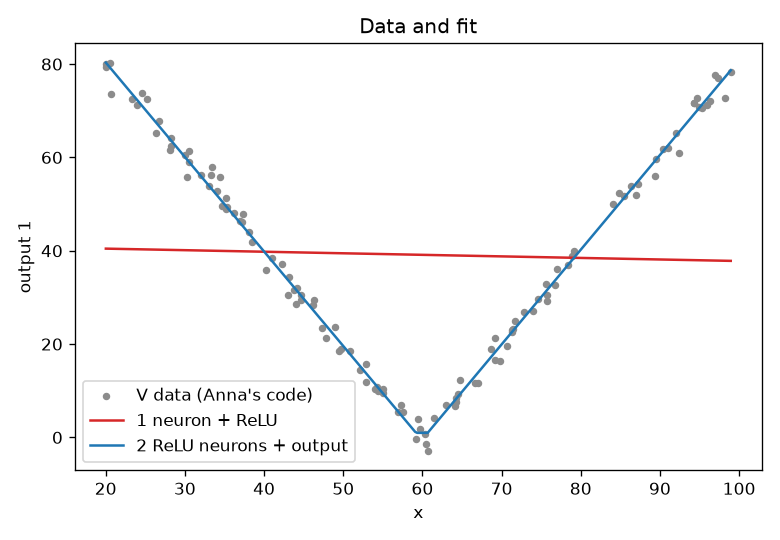

Generate this figure with Python:
"""Fit the V example from Anna's code by gradient descent, with the gradients written out by hand.

Part 1 is a single neuron with ReLU, y = ReLU(m*x_hat + b). It uses the same start, learning rate
and loss as v_fit_5_iterations.xlsx, so epochs 0-4 printed here are the spreadsheet's
iterations 1-5, and epoch 5 is its "after 5" row.

Part 2 is what Anna's site recommends for a V: a hidden layer of 2 ReLU neurons feeding one output
neuron with no activation. Like pressing "Randomize weights" then "Train" again on the site, it
retries from new random weights until one run reaches the V.

Saves v_fit.png (the data with both fits) and v_loss.png (loss vs epoch for both).
"""
from pathlib import Path
import numpy as np
import matplotlib.pyplot as plt

HERE = Path(__file__).parent
data = np.loadtxt(HERE / "annacode-v.tsv", skiprows=1, delimiter="\t")
x, Y = data[:, 1], data[:, 2]
mu, sd = x.mean(), x.std()      # population std, same as Excel STDEVP and Anna's code
x_hat = (x - mu) / sd


# ---- Part 1: one neuron + ReLU ----
def one_neuron(m=1.0, b=1.0, lr=0.1, epochs=50):
    history = []
    for epoch in range(epochs + 1):
        pre = m * x_hat + b                   # neuron
        post = np.maximum(0, pre)             # ReLU
        relu_slope = (pre > 0) * 1.0          # ReLU'(pre)
        err = Y - post
        dm = np.mean(-2 * err * relu_slope * x_hat)   # chain rule
        db = np.mean(-2 * err * relu_slope)
        history.append((epoch, m, b, dm, db, np.mean(err ** 2)))
        m -= lr * dm
        b -= lr * db
    return history


h1 = one_neuron(epochs=3000)            # same length as part 2 so the loss curves line up
print("Part 1: one neuron + ReLU (epochs 0-4 = spreadsheet iterations 1-5, epoch 5 = 'after 5')")
print(f"{'epoch':>5} {'m':>9} {'b':>9} {'dm':>9} {'db':>9} {'loss':>9}")
for row in h1[:6] + h1[-1:]:
    print(f"{row[0]:5d} " + " ".join(f"{v:9.3f}" for v in row[1:]))
m1, b1 = h1[-1][1:3]
print(f"y = ReLU({m1 / sd:.4f}*x + {b1 - m1 * mu / sd:.3f}), on for {(m1 * x_hat + b1 > 0).sum()} of {len(x)} points\n")


# ---- Part 2: hidden layer of 2 ReLU neurons -> output neuron (no activation) ----
# Trained like Anna's code: x and y both standardized (the output has no activation).
my, sy = Y.mean(), Y.std()
y_hat_t = (Y - my) / sy


def two_neurons(seed, lr=0.1, epochs=3000):
    rng = np.random.default_rng(seed)
    w = rng.uniform(-1, 1, 2)                 # hidden weights (Anna: uniform(-1,1)/sqrt(fan_in), fan_in = 1)
    c = np.zeros(2)                           # hidden biases
    v = rng.uniform(-1, 1, 2) / np.sqrt(2)    # output weights (fan_in = 2)
    d = 0.0                                   # output bias
    losses = []
    for _ in range(epochs):
        pre = np.outer(x_hat, w) + c          # each column is one hidden neuron
        h = np.maximum(0, pre)
        out = h @ v + d
        err = y_hat_t - out
        losses.append(np.mean(err ** 2) * sy ** 2)    # report MSE in raw y units
        g = -2 * err / len(x)                 # dLoss/dout per point (summed below = averaged)
        dv, dd = h.T @ g, g.sum()
        g_pre = np.outer(g, v) * (pre > 0)    # error sent back through v, then through ReLU'
        dw, dc = (g_pre * x_hat[:, None]).sum(0), g_pre.sum(0)
        v -= lr * dv; d -= lr * dd; w -= lr * dw; c -= lr * dc
    return w, c, v, d, losses


for seed in range(20):
    w, c, v, d, h2 = two_neurons(seed)
    if h2[-1] < 6:                            # noise level: the site adds noise with std 2, so MSE ~4
        break
    print(f"Part 2: random start {seed} got stuck at loss {h2[-1]:.0f}, randomizing again")
print(f"Part 2: start {seed} reached the V, loss {h2[-1]:.2f}")
# Fold back into raw units: what you would type into Anna's site
w_raw, c_raw = w / sd, c - w * mu / sd
v_raw, d_raw = v * sy, my + d * sy
for j in range(2):
    print(f"  hidden neuron {j + 1}: ReLU({w_raw[j]:.4f}*x + {c_raw[j]:.3f}), output weight {v_raw[j]:.4f}")
print(f"  output bias {d_raw:.3f}")
print(f"  ramps: slope {w_raw[0] * v_raw[0]:.3f} starting at x = {-c_raw[0] / w_raw[0]:.1f}, "
      f"slope {w_raw[1] * v_raw[1]:.3f} starting at x = {-c_raw[1] / w_raw[1]:.1f}")


def predict_two(xs):
    return np.maximum(0, np.outer(xs, w_raw) + c_raw) @ v_raw + d_raw


# ---- Plots ----
xs = np.linspace(x.min(), x.max(), 300)
fig, ax = plt.subplots(figsize=(6.5, 4.5))
ax.scatter(x, Y, s=12, color="0.55", label="V data (Anna's code)")
ax.plot(xs, np.maximum(0, m1 / sd * xs + (b1 - m1 * mu / sd)), color="tab:red", label="1 neuron + ReLU")
ax.plot(xs, predict_two(xs), color="tab:blue", label="2 ReLU neurons + output")
ax.set(title="Data and fit", xlabel="x", ylabel="output 1")
ax.legend()
fig.tight_layout()
fig.savefig(HERE / "v_fit.png", dpi=120)

fig, ax = plt.subplots(figsize=(6.5, 4.5))
ax.plot([r[5] for r in h1], color="tab:red", label="1 neuron + ReLU")
ax.plot(h2, color="tab:blue", label="2 ReLU neurons + output")
ax.set(title="Loss vs epoch", xlabel="epoch", ylabel="MSE (output units²)", yscale="log")
ax.legend()
fig.tight_layout()
fig.savefig(HERE / "v_loss.png", dpi=120)
print("\nsaved v_fit.png and v_loss.png")
